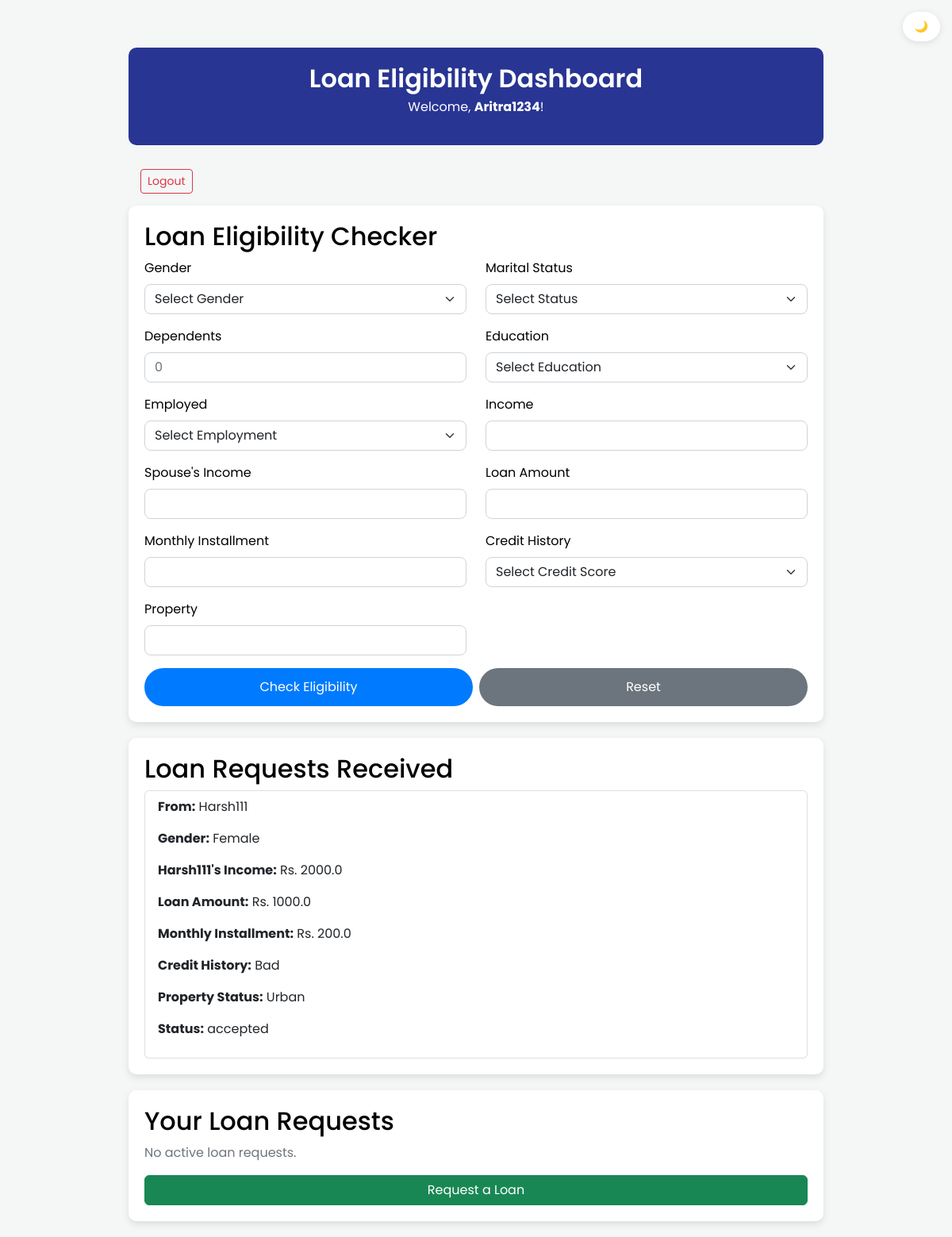
The page /dashboard (signed in) on the database as committed earlier.
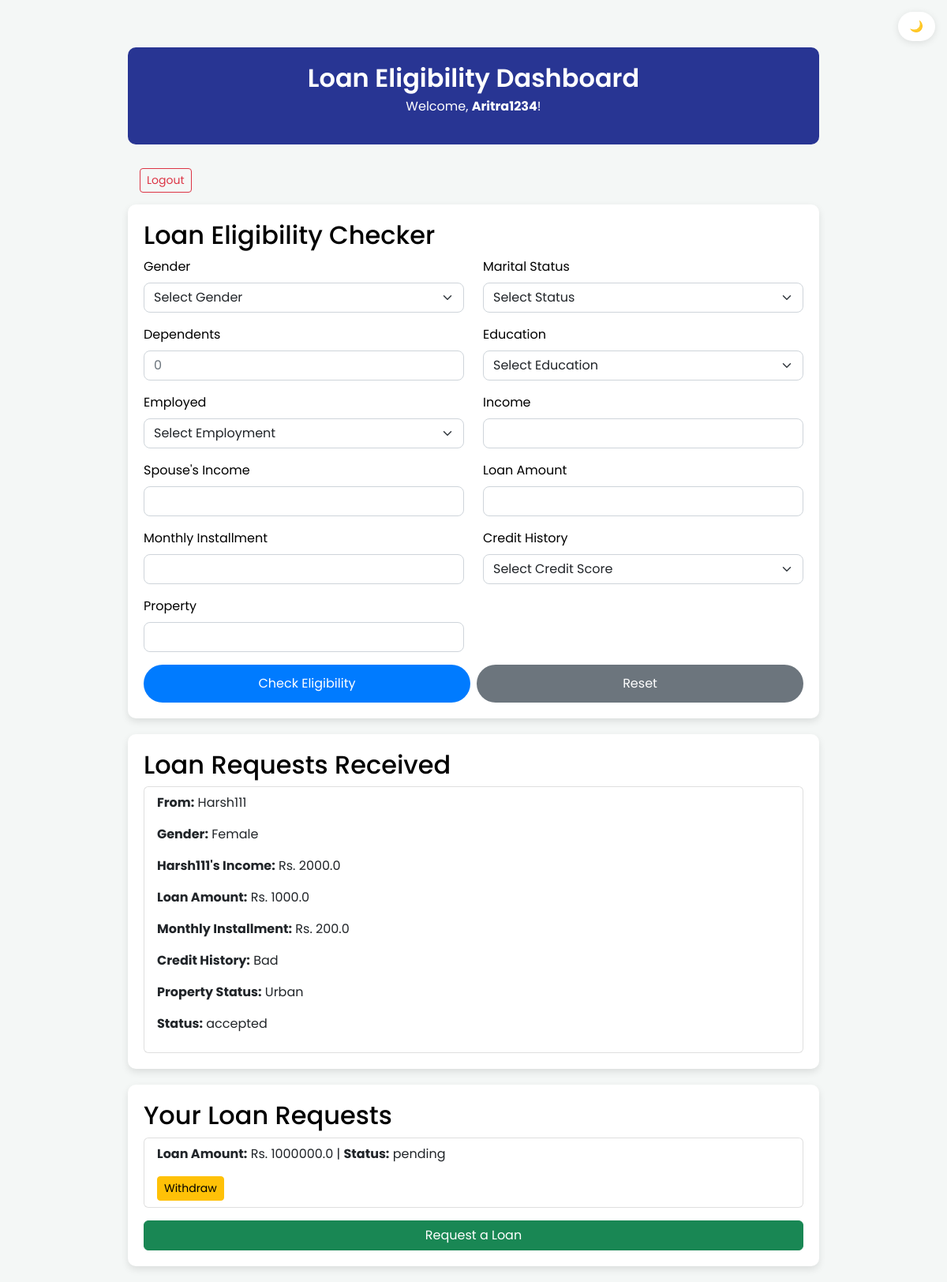
The same page on the database as committed later.
### app.py (models this page shows)
class LoanRequest(db.Model):
    id = db.Column(db.Integer, primary_key=True)
    borrower_id = db.Column(db.Integer, db.ForeignKey('user.id'), nullable=False)
    lender_username = db.Column(db.String(150), nullable=False)
    userGender = db.Column(db.String(50))              # Gender
    maritalStatus = db.Column(db.String(50))        # Marital Status
    dependentsNo = db.Column(db.String(50))         # Dependents
    educationLevel = db.Column(db.String(50))            # Education
    employeeStatus = db.Column(db.String(50))           # Employed
    userIncome = db.Column(db.Float)                    # Income
    spouseIncome = db.Column(db.Float)            # Spouse's Income
    loanAmount = db.Column(db.Float)               # Loan Amount
    loanInstallment = db.Column(db.Float)         # Monthly Installment
    creditHistory = db.Column(db.Float)        # Credit History
    propertyStatus = db.Column(db.String(50))              # Property
    status = db.Column(db.String(50), default="pending")  # pending, accepted, rejected, withdrawn
    borrower = db.relationship('User', backref=db.backref('loan_requests', lazy=True))

class User(db.Model):
    id = db.Column(db.Integer, primary_key=True)
    username = db.Column(db.String(150), unique=True, nullable=False)
    password = db.Column(db.String(200), nullable=False)
    is_admin = db.Column(db.Boolean, default=False)
    is_blocked = db.Column(db.Boolean, default=False)

### app.py (the view, shortened to what this page needs)
@app.route('/dashboard', methods=['GET', 'POST'])
def dashboard():
    if 'user' not in session:
        flash('Please log in to access the dashboard!')
        return redirect(url_for('login'))
    prediction_text = ""
    user = User.query.filter_by(username=session['user']).first()
    lender_requests = LoanRequest.query.filter_by(lender_username=session['user']).all()
    borrower_requests = LoanRequest.query.filter_by(borrower_id=user.id).all()
    print("\n🔎 Checking Loan Requests Data:")
    for req in lender_requests:
        print(f"📌 Borrower: {req.borrower.username}")
        print(f"🧑 Gender: {req.userGender}")
        print(f"💰 Income: {req.userIncome}")
        print(f"🏠 Property Status: {req.propertyStatus}")
        print("--------------------------------------------------")
    return render_template('dashboard.html', prediction_text=prediction_text,
                           lender_requests=lender_requests, borrower_requests=borrower_requests)

### templates/dashboard.html (shortened to what the changed rows need)
<!DOCTYPE html>
<html lang="en" data-theme="light">
<head>
  <link href="https://cdn.jsdelivr.net/npm/bootstrap@5.2.3/dist/css/bootstrap.min.css" rel="stylesheet">
</head>
<body onload="loadTheme()">
  <div class="container">
    <div class="header">
      <h1>Loan Eligibility Dashboard</h1>
    </div>
    <div class="section">
      <h2>Loan Eligibility Checker</h2>
    </div>
    <div class="section">
      <h2>Loan Requests Received</h2>
      {% if lender_requests %}
      <div class="list-group">
          {% for req in lender_requests %}
          <div class="list-group-item loan-request">
              <p><strong>From:</strong> {{ req.borrower.username }}</p>
              <p><strong>Gender:</strong> {{ req.userGender }}</p>
              <p><strong>{{ req.borrower.username }}'s Income:</strong> Rs. {{ req.userIncome }}</p>
              <p><strong>Loan Amount:</strong> Rs. {{ req.loanAmount }}</p>
              <p><strong>Monthly Installment:</strong> Rs. {{ req.loanInstallment }}</p>
              <p><strong>Credit History:</strong> {{ "Good" if req.borrower.creditHistory == 1 else "Bad" }}</p>
              <p><strong>Property Status:</strong> {{ req.propertyStatus }}</p>
              <p><strong>Status:</strong> {{ req.status }}</p>
          </div>
          {% endfor %}
      </div>
      {% else %}
      <p class="text-muted">No loan requests received.</p>
      {% endif %}
  </div>
    <div class="section">
      <h2>Your Loan Requests</h2>
      {% if borrower_requests %}
      <div class="list-group">
        {% for req in borrower_requests %}
        <div class="list-group-item loan-request">
          <p><strong>Loan Amount:</strong> Rs. {{ req.loanAmount }} | <strong>Status:</strong> {{ req.status }}</p>
          {% if req.status == 'pending' %}
          <form action="{{ url_for('withdraw_loan', loan_id=req.id) }}" method="post">
            <button type="submit" class="btn btn-warning btn-sm">Withdraw</button>
          </form>
          {% endif %}
        </div>
        {% endfor %}
      </div>
      {% else %}
      <p class="text-muted">No active loan requests.</p>
      {% endif %}
      <div class="mt-3">
        <a href="{{ url_for('request_loan') }}" class="btn btn-success w-100">Request a Loan</a>
      </div>
    </div>
  </div>
</body>
</html>

Rows that differ between the two databases and show on the page:
added LoanRequest: loanAmount "1000000.0", status "pending", shown under "Your Loan Requests"
Other text that changed with them:
text no longer shown: "No active loan requests."
